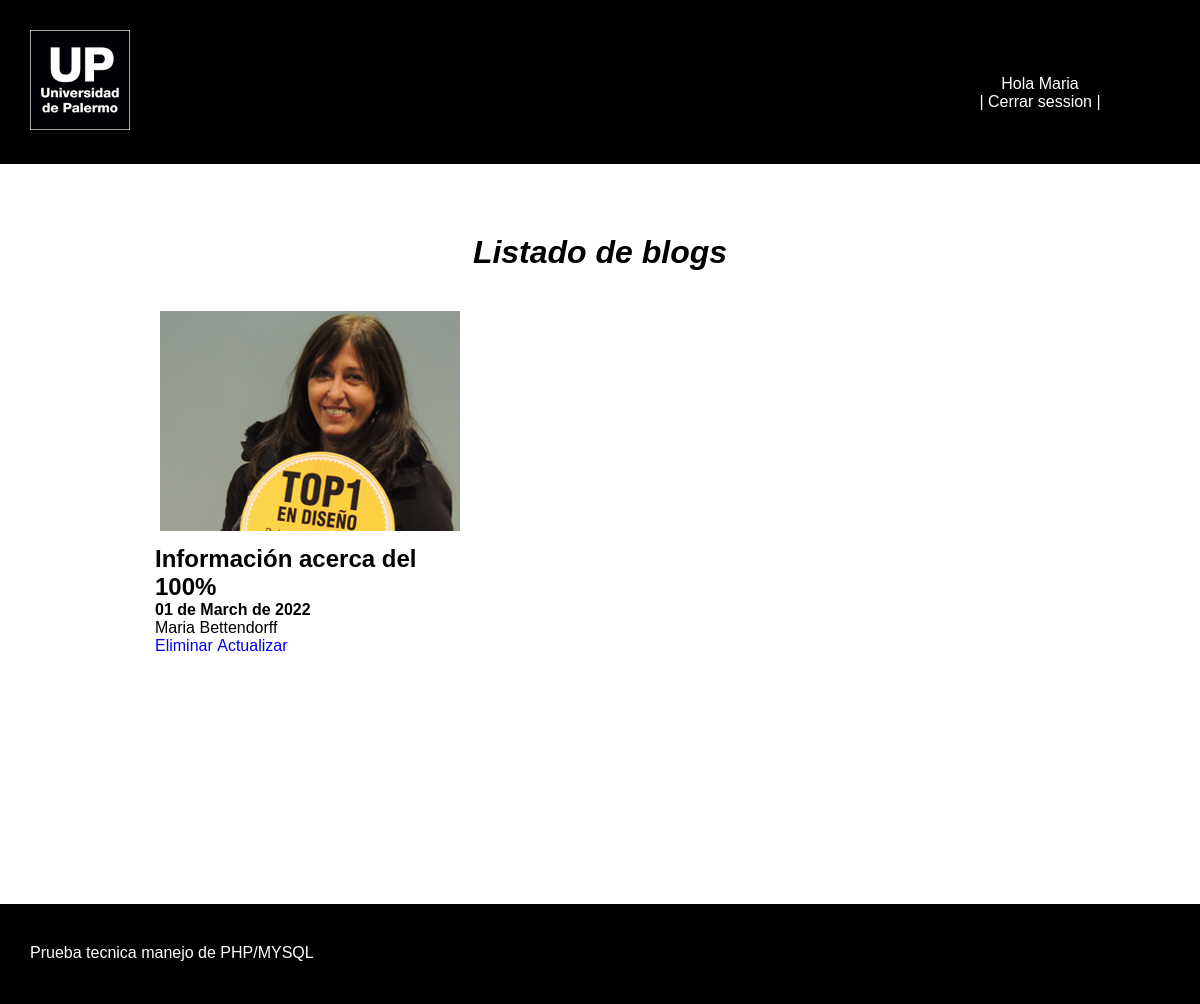
The app's page /admin/panel.php?id=1 (signed in) with its own data.
### tables this page shows
CREATE TABLE `blogs` (
  `id` int(11) NOT NULL,
  `titulo` varchar(45) NOT NULL,
  `cuerpo` text NOT NULL,
  `fecha` timestamp NOT NULL DEFAULT current_timestamp() ON UPDATE current_timestamp(),
  `id_docentes` int(11) NOT NULL
);

CREATE TABLE `docentes` (
  `id` int(11) NOT NULL,
  `nombre` varchar(45) NOT NULL,
  `apellido` varchar(45) NOT NULL,
  `email` varchar(45) NOT NULL,
  `pass` text NOT NULL,
  `imagen` varchar(45) NOT NULL
);

### includes/functions.php (called while the page is built, shortened)
<?php
    function ordenarFecha($fechaOriginal){
    return $fecha = strftime("%d de %B de %Y");
    }
?>

### includes/blogs.php (the view, shortened to what this page needs)
<div class='cuerpo'>
    <div class="panel">
        <div><h1><i>Listado de blogs</i></h1></div>
                <div class="card">
                    <?php while($row=mysqli_fetch_array($query,MYSQLI_ASSOC)){
                    echo "<div>";
                    if($admin){
                        echo "<a href='http://localhost/pruebaPHP
/admin/detalle.php?id=".$row['id']."'>";
                        echo "<img src='../upload/docentes/".$row['imagen']."'>";
                    } else {
                            echo "<a href='http://localhost/pruebaPHP
/detalle.php?id=".$row['id']."'>";
                            echo "<img src='./upload/docentes/".$row['imagen']."'>";
                        }
                        echo  "<h2>".$row['titulo']."</h2>";
                        $fecha = ordenarFecha($row['fecha']);
                        echo  "<h4>$fecha</h4>";
                        echo  "<p>".$row['nombre']." ".$row['apellido']."</p>";
                    echo "</a>";
                        if($admin){
                           echo "<a href='eliminar.php?id=1'>Eliminar&nbsp</a>";
                           echo "<a href='actualizar.php?id=1'>Actualizar</a>";
                        }
                    echo "</div>";
                    }
                    ?>
            </div>
          </div>
    </div>

### css/styles.css (style rules this page uses)
* { margin: 0; font-family: Arial, Helvetica, sans-serif; }
.panel { margin: auto auto; width: 80%; overflow: hidden; }
.cuerpo { margin: 70px 0 70px 0; min-height: 600px; }
.card > div > a >img { object-fit: none; width: 300px; height: 300px; margin-left:5px; }
.card { width: 350px; float: left; overflow: hidden; }
.card > div > a >h2 { margin-top: -30px; }
.card > div { width: 80%; margin: auto auto; }
h1 { text-align: center; }
.card > div > a:nth-child(1) { text-decoration: none; color: black; }
.card > div > a:nth-child(2),a:nth-child(3) { text-decoration: none; }

### records on screen
blogs: id_docentes.imagen (picture), titulo "Información acerca del 100%", fecha "01 de March de 2022", id_docentes.nombre "Maria", id_docentes.apellido "Bettendorff"

### other values on screen
$_SESSION['nombre'] "Maria"
